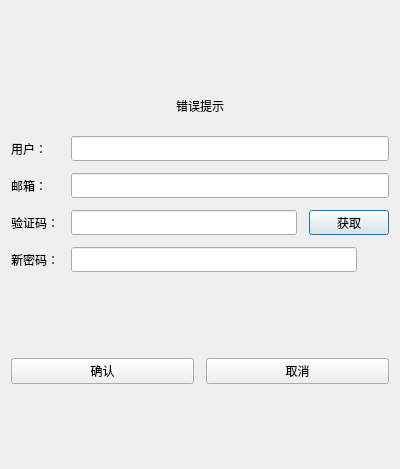
<?xml version="1.0" encoding="UTF-8"?>
<ui version="4.0">
 <class>ResetDialog</class>
 <widget class="QDialog" name="ResetDialog">
  <property name="geometry">
   <rect>
    <x>0</x>
    <y>0</y>
    <width>400</width>
    <height>469</height>
   </rect>
  </property>
  <property name="windowTitle">
   <string>Dialog</string>
  </property>
  <layout class="QVBoxLayout" name="verticalLayout">
   <property name="spacing">
    <number>12</number>
   </property>
   <item>
    <spacer name="verticalSpacer">
     <property name="orientation">
      <enum>Qt::Vertical</enum>
     </property>
     <property name="sizeHint" stdset="0">
      <size>
       <width>20</width>
       <height>77</height>
      </size>
     </property>
    </spacer>
   </item>
   <item>
    <widget class="QWidget" name="widget" native="true">
     <layout class="QVBoxLayout" name="verticalLayout_4">
      <item>
       <widget class="QLabel" name="lbErrTip">
        <property name="text">
         <string>错误提示</string>
        </property>
        <property name="alignment">
         <set>Qt::AlignCenter</set>
        </property>
       </widget>
      </item>
     </layout>
    </widget>
   </item>
   <item>
    <layout class="QHBoxLayout" name="horizontalLayout">
     <item>
      <widget class="QLabel" name="lbUser">
       <property name="minimumSize">
        <size>
         <width>48</width>
         <height>25</height>
        </size>
       </property>
       <property name="maximumSize">
        <size>
         <width>48</width>
         <height>25</height>
        </size>
       </property>
       <property name="text">
        <string>用户：</string>
       </property>
      </widget>
     </item>
     <item>
      <widget class="QLineEdit" name="editUser">
       <property name="minimumSize">
        <size>
         <width>0</width>
         <height>25</height>
        </size>
       </property>
       <property name="maximumSize">
        <size>
         <width>16777215</width>
         <height>25</height>
        </size>
       </property>
      </widget>
     </item>
    </layout>
   </item>
   <item>
    <layout class="QHBoxLayout" name="horizontalLayout_2">
     <item>
      <widget class="QLabel" name="lbEmail">
       <property name="minimumSize">
        <size>
         <width>48</width>
         <height>25</height>
        </size>
       </property>
       <property name="maximumSize">
        <size>
         <width>48</width>
         <height>25</height>
        </size>
       </property>
       <property name="text">
        <string>邮箱：</string>
       </property>
      </widget>
     </item>
     <item>
      <widget class="QLineEdit" name="editEmail">
       <property name="minimumSize">
        <size>
         <width>0</width>
         <height>25</height>
        </size>
       </property>
       <property name="maximumSize">
        <size>
         <width>16777215</width>
         <height>25</height>
        </size>
       </property>
      </widget>
     </item>
    </layout>
   </item>
   <item>
    <layout class="QHBoxLayout" name="horizontalLayout_5">
     <item>
      <widget class="QLabel" name="lbCode">
       <property name="minimumSize">
        <size>
         <width>0</width>
         <height>25</height>
        </size>
       </property>
       <property name="maximumSize">
        <size>
         <width>16777215</width>
         <height>25</height>
        </size>
       </property>
       <property name="text">
        <string>验证码：</string>
       </property>
      </widget>
     </item>
     <item>
      <widget class="QLineEdit" name="editCode">
       <property name="minimumSize">
        <size>
         <width>0</width>
         <height>25</height>
        </size>
       </property>
       <property name="maximumSize">
        <size>
         <width>16777215</width>
         <height>25</height>
        </size>
       </property>
      </widget>
     </item>
     <item>
      <widget class="TimerBtn" name="btnGetCode">
       <property name="minimumSize">
        <size>
         <width>0</width>
         <height>25</height>
        </size>
       </property>
       <property name="maximumSize">
        <size>
         <width>16777215</width>
         <height>25</height>
        </size>
       </property>
       <property name="text">
        <string>获取</string>
       </property>
      </widget>
     </item>
    </layout>
   </item>
   <item>
    <layout class="QHBoxLayout" name="horizontalLayout_4">
     <item>
      <widget class="QLabel" name="lbNewPass">
       <property name="minimumSize">
        <size>
         <width>0</width>
         <height>25</height>
        </size>
       </property>
       <property name="maximumSize">
        <size>
         <width>16777215</width>
         <height>25</height>
        </size>
       </property>
       <property name="text">
        <string>新密码：</string>
       </property>
      </widget>
     </item>
     <item>
      <widget class="QLineEdit" name="editNewPass">
       <property name="minimumSize">
        <size>
         <width>0</width>
         <height>25</height>
        </size>
       </property>
       <property name="maximumSize">
        <size>
         <width>16777215</width>
         <height>25</height>
        </size>
       </property>
      </widget>
     </item>
     <item>
      <widget class="ClickedLabel" name="lbNewPassVisible">
       <property name="minimumSize">
        <size>
         <width>20</width>
         <height>20</height>
        </size>
       </property>
       <property name="maximumSize">
        <size>
         <width>20</width>
         <height>20</height>
        </size>
       </property>
       <property name="text">
        <string/>
       </property>
      </widget>
     </item>
    </layout>
   </item>
   <item>
    <spacer name="verticalSpacer_2">
     <property name="orientation">
      <enum>Qt::Vertical</enum>
     </property>
     <property name="sizeHint" stdset="0">
      <size>
       <width>20</width>
       <height>40</height>
      </size>
     </property>
    </spacer>
   </item>
   <item>
    <layout class="QHBoxLayout" name="horizontalLayout_6">
     <item>
      <widget class="QPushButton" name="btnConfirm">
       <property name="text">
        <string>确认</string>
       </property>
      </widget>
     </item>
     <item>
      <widget class="QPushButton" name="btnCancel">
       <property name="text">
        <string>取消</string>
       </property>
      </widget>
     </item>
    </layout>
   </item>
   <item>
    <spacer name="verticalSpacer_3">
     <property name="orientation">
      <enum>Qt::Vertical</enum>
     </property>
     <property name="sizeHint" stdset="0">
      <size>
       <width>20</width>
       <height>40</height>
      </size>
     </property>
    </spacer>
   </item>
  </layout>
 </widget>
 <customwidgets>
  <customwidget>
   <class>ClickedLabel</class>
   <extends>QLabel</extends>
   <header>clicked_label.h</header>
  </customwidget>
  <customwidget>
   <class>TimerBtn</class>
   <extends>QPushButton</extends>
   <header>timer_btn.h</header>
  </customwidget>
 </customwidgets>
 <resources>
  <include location="../resources.qrc"/>
 </resources>
 <connections/>
</ui>
